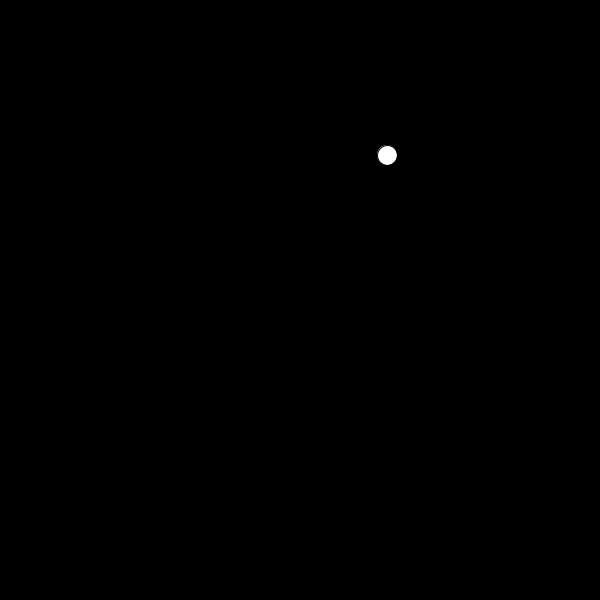
Frame 1 (no input)
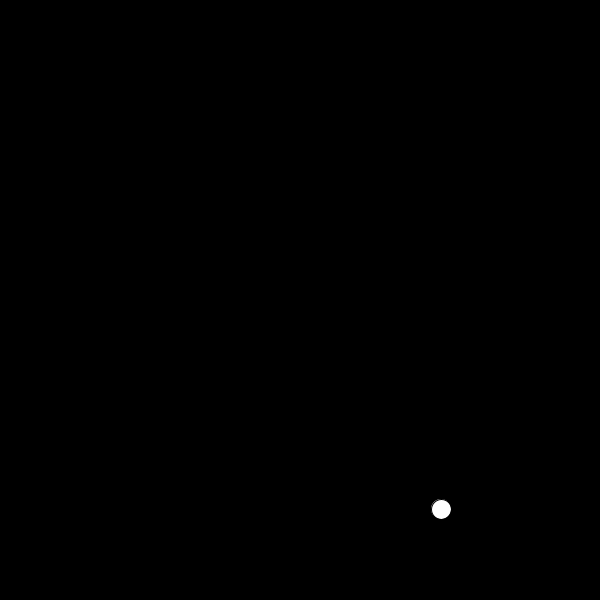
Frame 60 (the mouse pressed at the canvas centre just before this capture)
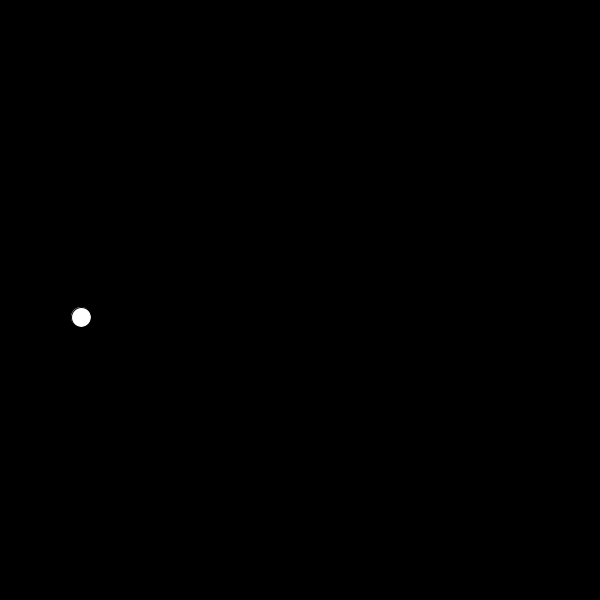
Frame 120 (the mouse held since frame 60 and released just before this capture)

The Processing sketch that drew these frames (run headless with seeded random() and noise(); from frame 60 on, the mouse is pressed at the canvas centre):

// Processing sketch: processing_118170
// ── processing_118170.pde

int x;
int y;
int r=20;
int vx=6;
int vy=6;

void setup(){
size(600,600);
smooth();
x=int(random(0,width));
y=int(random(0,height));
}

void draw(){
background(0);
ellipse(x,y,r,r);
x=x+vx;
y=y+vy;

if((x>width-r/2)||(x<0+r/2)){
 vx=-vx;

}else{
  
if((y>height-r/2)||(y<0+r/2)){
  vy=-vy;
}
}
}
